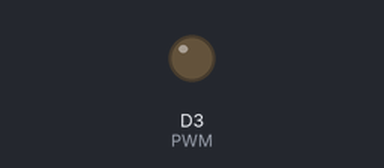
The sketch below on a simulated ESP8266 (NodeMCU). On the bench: output pins drawn as LEDs (lit = HIGH). Pins used as bus, display or sensor lines are not drawn; what the sketch prints to the serial monitor is not drawn.

Above: at 2.5 s.
At 7.5 s:
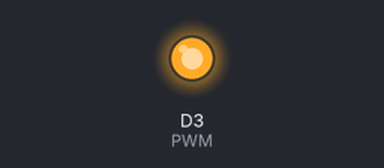
Timing chart, 0 to 13.0 s (numbered marks = the images above):
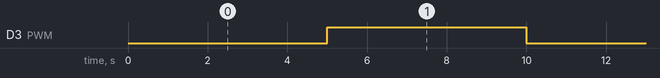

Measured:
- by itself, D3 (PWM): alternates HIGH for 5.0 s and LOW for 5.0 s

The sketch:

adc_and_pwm_test.ino
```cpp
#include <SPI.h>

#define VREF 5.0  // reference votlage for ADC

// SPI stuff
#define SPI_CS D10  // CS pin for MCP3313
SPISettings adcsettings(1000000, MSBFIRST, SPI_MODE0);


// PWM stuff
#define PWM D3               // Potentiostat PWM Pin
#define PWM_PERIOD_MS 10000  // period in ms.

void setup() {
  // put your setup code here, to run once:
  Serial.begin(115200);

  pinMode(SPI_CS, OUTPUT);
  pinMode(PWM, OUTPUT);

  digitalWrite(SPI_CS, HIGH);  // disable ADC

  SPI.begin();
}

uint8_t highByte, lowByte;
uint16_t adc_val;
float adc_v;

unsigned long previous_t_millis = 0;
bool pwm_state = LOW;

void pwm() {
  // digitalWrite(PWM, HIGH);

  unsigned long current_t_millis = millis();
  if (current_t_millis - previous_t_millis >= PWM_PERIOD_MS / 2) {
      previous_t_millis = current_t_millis;
      pwm_state =! pwm_state;
      digitalWrite(PWM, pwm_state);
  }
}


void loop() {

  pwm();  // start PWM. it will always be running for now

  SPI.beginTransaction(adcsettings);
  digitalWrite(SPI_CS, LOW);
  delayMicroseconds(100);

  adc_val = SPI.transfer16(0);

  delayMicroseconds(100);

  digitalWrite(SPI_CS, HIGH);
  SPI.endTransaction();

  float adc_v = (adc_val / 65536.0) * VREF;

  // Serial.printf("ADC value: %d ", adc_val);
  Serial.println(adc_val);

  // Serial.printf("high bit: %d ", highByte);
  // Serial.printf("low bit: %d ", lowByte);
  delay(1); // 1khz sampling rate
}
```
